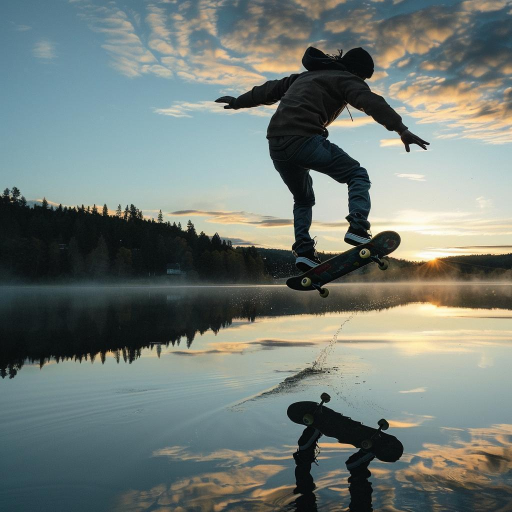
#> input picture evaluate/image.jpg, 1024 x 1024 px (shown at 1/2 size)
$ python -i style_extractor_pure.py   (imports and definitions only)   (older library calls are emulated)
#> lines starting #> are read from the running program, lines starting #| are printed output that depends on the picture
import numpy as np
import cv2
from scipy import fftpack
from scipy.stats import skew, kurtosis
from skimage import feature
import warnings
import os

# [2 lines not run here, left out]


class PureStyleExtractor:
    """
    Extracts 25 technical features
    """

    def __init__(self, device="cpu"):
        self.device = device

    def extract_frequency_features(self, image):
        if len(image.shape) == 3:
            gray = cv2.cvtColor(image, cv2.COLOR_RGB2GRAY)
        else:
            gray = image

        fft = fftpack.fft2(gray)
        fft_shift = fftpack.fftshift(fft)
        magnitude_spectrum = np.abs(fft_shift)
        power_spectrum = magnitude_spectrum ** 2

        h, w = power_spectrum.shape
        center_y, center_x = h // 2, w // 2
        y, x = np.ogrid[:h, :w]
        r = np.sqrt((x - center_x)**2 + (y - center_y)**2).astype(int)

        radial_profile = np.bincount(r.ravel(), power_spectrum.ravel()) / np.bincount(r.ravel())

        features = {
            'high_freq_energy': np.mean(radial_profile[-len(radial_profile)//4:]) if len(radial_profile) > 4 else 0,
            'mid_freq_energy': np.mean(radial_profile[len(radial_profile)//4:len(radial_profile)//2]) if len(radial_profile) > 4 else 0,
            'freq_falloff': np.polyfit(np.log(np.arange(1, min(50, len(radial_profile)))),
                                       np.log(radial_profile[1:min(50, len(radial_profile))] + 1e-10),
                                       1)[0] if len(radial_profile) > 2 else 0,
            'spectral_entropy': -np.sum((radial_profile / (radial_profile.sum() + 1e-10)) *
                                       np.log(radial_profile / (radial_profile.sum() + 1e-10) + 1e-10)),
        }
        return features

    def extract_noise_features(self, image):
        if len(image.shape) == 3:
            gray = cv2.cvtColor(image, cv2.COLOR_RGB2GRAY).astype(float)
        else:
            gray = image.astype(float)

        noise = cv2.Laplacian(gray, cv2.CV_64F)

        features = {
            'noise_variance': np.var(noise),
            'noise_skewness': float(skew(noise.ravel())),
            'noise_kurtosis': float(kurtosis(noise.ravel())),
            'noise_local_var': np.std([np.var(noise[i:i+32, j:j+32])
                                       for i in range(0, gray.shape[0]-32, 32)
                                       for j in range(0, gray.shape[1]-32, 32)]) if gray.shape[0] > 32 and gray.shape[1] > 32 else 0,
        }
        return features

    def extract_color_features(self, image):
        if len(image.shape) != 3:
            return {'color_saturation_var': 0, 'color_correlation_rg': 0,
                   'color_correlation_rb': 0, 'color_correlation_gb': 0,
                   'lab_a_skewness': 0, 'lab_b_skewness': 0}

        hsv = cv2.cvtColor(image, cv2.COLOR_RGB2HSV)
        lab = cv2.cvtColor(image, cv2.COLOR_RGB2LAB)
        r, g, b = image[:,:,0], image[:,:,1], image[:,:,2]

        features = {
            'color_saturation_var': np.var(hsv[:,:,1]),
            'color_correlation_rg': float(np.corrcoef(r.ravel(), g.ravel())[0,1]),
            'color_correlation_rb': float(np.corrcoef(r.ravel(), b.ravel())[0,1]),
            'color_correlation_gb': float(np.corrcoef(g.ravel(), b.ravel())[0,1]),
            'lab_a_skewness': float(skew(lab[:,:,1].ravel())),
            'lab_b_skewness': float(skew(lab[:,:,2].ravel())),
        }
        return features

    def extract_texture_features(self, image):
        if len(image.shape) == 3:
            gray = cv2.cvtColor(image, cv2.COLOR_RGB2GRAY)
        else:
            gray = image

        if gray.shape[0] > 512:
            gray = cv2.resize(gray, (512, 512))

        gray_normalized = ((gray - gray.min()) / (gray.max() - gray.min() + 1e-10) * 255).astype(np.uint8)

        glcm_features = []
        for distance in [1, 3, 5]:
            try:
                glcm = feature.graycomatrix(gray_normalized, [distance], [0], 256, symmetric=True, normed=True)
                contrast = feature.graycoprops(glcm, 'contrast')[0, 0]
                homogeneity = feature.graycoprops(glcm, 'homogeneity')[0, 0]
                energy = feature.graycoprops(glcm, 'energy')[0, 0]
                glcm_features.extend([contrast, homogeneity, energy])
            except:
                glcm_features.extend([0, 0, 0])

        try:
            lbp = feature.local_binary_pattern(gray, P=8, R=1, method='uniform')
            lbp_hist, _ = np.histogram(lbp.ravel(), bins=10, range=(0, 10))
            lbp_hist = lbp_hist.astype(float) / (lbp_hist.sum() + 1e-10)
        except:
            lbp_hist = np.zeros(10)

        features = {
            'glcm_contrast_1': glcm_features[0],
            'glcm_homogeneity_1': glcm_features[1],
            'glcm_energy_1': glcm_features[2],
            'glcm_contrast_3': glcm_features[3],
            'glcm_contrast_5': glcm_features[6],
            'lbp_entropy': -np.sum(lbp_hist * np.log(lbp_hist + 1e-10)),
        }
        return features

    def extract_edge_features(self, image):
        if len(image.shape) == 3:
            gray = cv2.cvtColor(image, cv2.COLOR_RGB2GRAY)
        else:
            gray = image

        edges = cv2.Canny(gray.astype(np.uint8), 50, 150)
        sobelx = cv2.Sobel(gray, cv2.CV_64F, 1, 0, ksize=3)
        sobely = cv2.Sobel(gray, cv2.CV_64F, 0, 1, ksize=3)
        gradient_magnitude = np.sqrt(sobelx**2 + sobely**2)

        features = {
            'edge_density': np.mean(edges > 0),
            'gradient_mean': np.mean(gradient_magnitude),
            'gradient_std': np.std(gradient_magnitude),
            'gradient_skewness': float(skew(gradient_magnitude.ravel())),
            'edge_coherence': np.mean(cv2.dilate(edges, np.ones((3,3))) == edges) if np.any(edges) else 0,
        }
        return features

    def __call__(self, image, normalize=True):
        if image.max() <= 1.0:
            image = (image * 255).astype(np.uint8)
        else:
            image = image.astype(np.uint8)

        freq_features = self.extract_frequency_features(image)
        noise_features = self.extract_noise_features(image)
        color_features = self.extract_color_features(image)
        texture_features = self.extract_texture_features(image)
        edge_features = self.extract_edge_features(image)

        all_features = {**freq_features, **noise_features, **color_features,
                    **texture_features, **edge_features}

        feature_vector = np.array([all_features[k] for k in sorted(all_features.keys())])
        feature_vector = np.nan_to_num(feature_vector, nan=0.0, posinf=1e10, neginf=-1e10)

        if normalize:
            feature_vector = self._normalize_features(feature_vector)

        return feature_vector.astype(np.float32)
    def _normalize_features(self, features):
        # Use hand-tuned constants that generalize across splits (attempting to increase rbustness due to overfitting normalization in the datasets)
        feature_means = np.array([
            0.9, 0.9, 0.9, 8000, 0.5, 0.2, 7e7, 100, 0.5, 400, 0.5, 0.5,
            80, 1.5, 50, 15e6, 0.0, 0.0, 1.5, 10e6, 8, 1500, 0.5, 2000, -5
        ])

        feature_stds = np.array([
            0.1, 0.1, 0.1, 3000, 0.2, 0.1, 5e7, 200, 300, 300, 0.2, 0.2,
            50, 1.0, 30, 12e6, 10, 10, 0.5, 8e6, 10, 1000, 2.0, 1500, 5
        ])

        normalized = (features - feature_means) / (feature_stds + 1e-8)
        normalized = np.clip(normalized, -10, 10)

        return normalized

    def get_feature_names(self):
        dummy = np.zeros((224, 224, 3), dtype=np.uint8)
        freq = self.extract_frequency_features(dummy)
        noise = self.extract_noise_features(dummy)
        color = self.extract_color_features(dummy)
        texture = self.extract_texture_features(dummy)
        edge = self.extract_edge_features(dummy)

        all_features = {**freq, **noise, **color, **texture, **edge}
        return sorted(all_features.keys())

>>> import cv2
>>> picture = cv2.cvtColor(cv2.imread('../evaluate/image.jpg'), cv2.COLOR_BGR2RGB)
>>> result = PureStyleExtractor()(picture)
#> in extract_frequency_features, `radial_profile = np.bincount(r.ravel(), power_spectrum.ravel()) / np.b..`: radial_profile = 725 values, max 1.59e+16 at index 0, min 77841 at index 724, mean 2.23e+13
#> in extract_frequency_features, `features = { 'high_freq_energy': np.mean(radial_profile[-len(radial_pr..`: features = {'high_freq_energy': 7621185.6, 'mid_freq_energy': 142677233.4, 'freq_falloff': -2.62, 'spectral_entropy': 0.105}
#> in __call__, `freq_features = self.extract_frequency_features(image)`: freq_features has the same summary as features in extract_frequency_features
#> in extract_noise_features, `noise = cv2.Laplacian(gray, cv2.CV_64F)`:
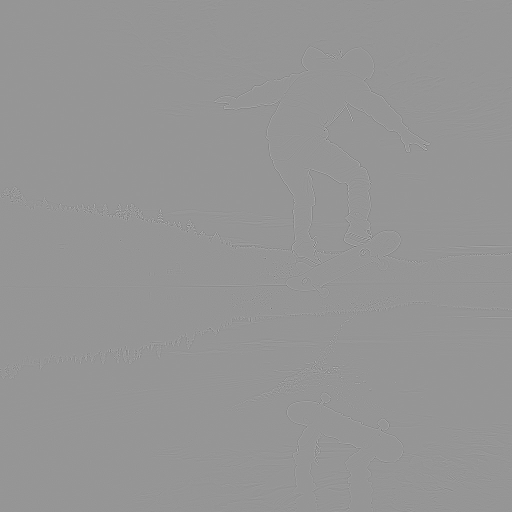
#> noise: shape (1024, 1024) float64 (shown at 1/2 size); min -740, max 520, mean 0; drawn with min black and max white
#> in extract_noise_features, `features = { 'noise_variance': np.var(noise), 'noise_skewness': float(..`: features = {'noise_variance': 511.9, 'noise_skewness': -0.602, 'noise_kurtosis': 61.24, 'noise_local_var': 1192.1}
#> in __call__, `noise_features = self.extract_noise_features(image)`: noise_features has the same summary as features in extract_noise_features
#> in extract_color_features, `hsv = cv2.cvtColor(image, cv2.COLOR_RGB2HSV)`: hsv: shape (1024, 1024, 3); mean H, S, V 69.9, 57.8, 130.2
#> in extract_color_features, `lab = cv2.cvtColor(image, cv2.COLOR_RGB2LAB)`: lab: shape (1024, 1024, 3); mean of channels 0, 1, 2 127, 124, 129.6
#> in extract_color_features, `r, g, b = image[:,:,0], image[:,:,1], image[:,:,2]`:
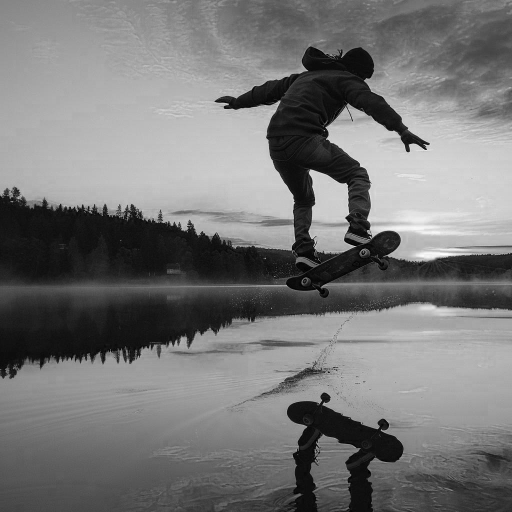
#> b: shape (1024, 1024) (shown at 1/2 size); min 0, max 255, mean 118.6
#> in extract_color_features, `features = { 'color_saturation_var': np.var(hsv[:,:,1]), 'color_correl..`: features = {'color_saturation_var': 1083.9, 'color_correlation_rg': 0.966, 'color_correlation_rb': 0.883, 'color_correlation_gb': 0.973, 'lab_a_skewness': 0.775, 'lab_b_skewness': 1.06}
#> in __call__, `color_features = self.extract_color_features(image)`: color_features has the same summary as features in extract_color_features
#> in extract_texture_features, `gray = cv2.resize(gray, (512, 512))`:
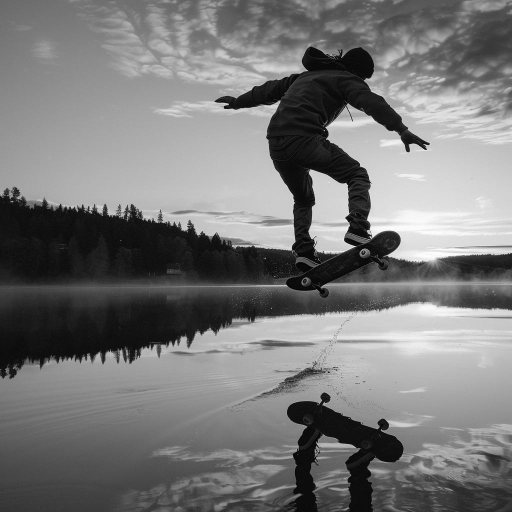
#> gray: shape (512, 512); min 2, max 254, mean 120.5
#> the loop in extract_texture_features, `for distance in [1, 3, 5]:` made 3 passes
#> (contrast, homogeneity, energy) on passes 1 to 3: (116.5, 0.462, 0.0279), (405.6, 0.355, 0.0221), (664.3, 0.296, 0.0194)
#> after the loop in extract_texture_features, `for distance in [1, 3, 5]:`: glcm_features = [116.5, 0.462, 0.0279, 405.6, 0.355, 0.0221, 664.3, 0.296, 0.0194]
#> in extract_texture_features, `lbp = feature.local_binary_pattern(gray, P=8, R=1, method='uniform')`:
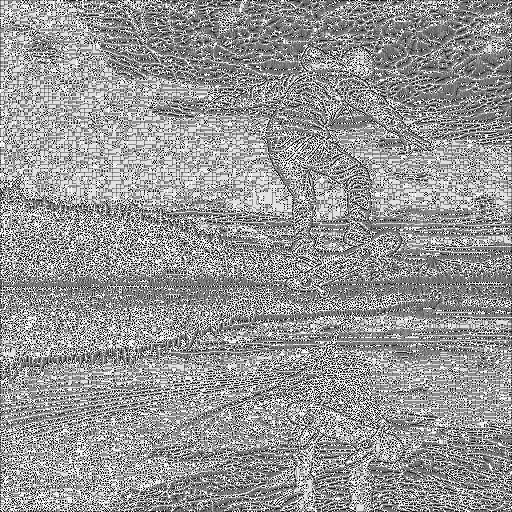
#> lbp: shape (512, 512) float64; min 0, max 9, mean 5.33; drawn with min black and max white
#> in extract_texture_features, `lbp_hist, _ = np.histogram(lbp.ravel(), bins=10, range=(0, 10))`: lbp_hist = [12491, 18945, 9153, 23378, 35478, 41849, 18863, 23483, 45189, 33315]
#> in extract_texture_features, `lbp_hist = lbp_hist.astype(float) / (lbp_hist.sum() + 1e-10)`: lbp_hist = [0.0476, 0.0723, 0.0349, 0.0892, 0.135, 0.16, 0.072, 0.0896, 0.172, 0.127]
#> in extract_texture_features, `features = { 'glcm_contrast_1': glcm_features[0], 'glcm_homogeneity_1'..`: features = {'glcm_contrast_1': 116.5, 'glcm_homogeneity_1': 0.462, 'glcm_energy_1': 0.0279, 'glcm_contrast_3': 405.6, 'glcm_contrast_5': 664.3, 'lbp_entropy': 2.2}
#> in __call__, `texture_features = self.extract_texture_features(image)`: texture_features has the same summary as features in extract_texture_features
#> in extract_edge_features, `edges = cv2.Canny(gray.astype(np.uint8), 50, 150)`:
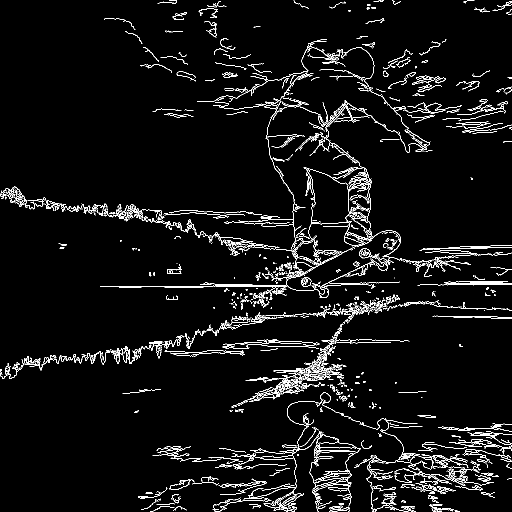
#> edges: shape (1024, 1024) (shown at 1/2 size); 4.4% white in thin lines or dots
#> in extract_edge_features, `sobely = cv2.Sobel(gray, cv2.CV_64F, 0, 1, ksize=3)`:
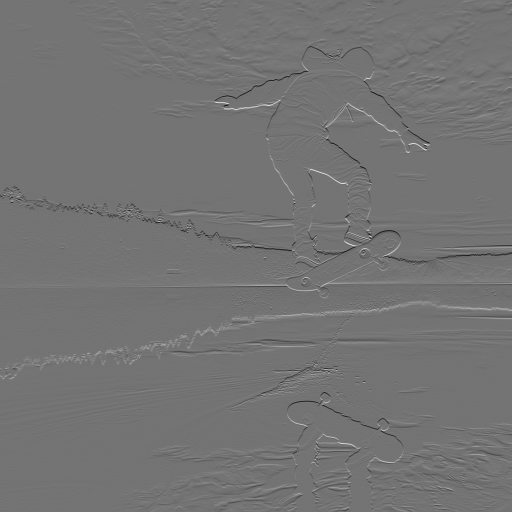
#> sobely: shape (1024, 1024) float64 (shown at 1/2 size); min -795, max 952, mean -0.4; drawn with min black and max white
#> in extract_edge_features, `gradient_magnitude = np.sqrt(sobelx**2 + sobely**2)`:
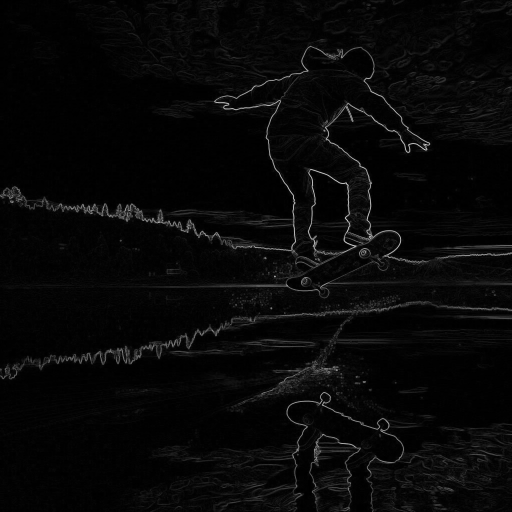
#> gradient_magnitude: shape (1024, 1024) float64 (shown at 1/2 size); min 0, max 977.5, mean 31.1; drawn with min black and max white
#> in extract_edge_features, `features = { 'edge_density': np.mean(edges > 0), 'gradient_mean': np.m..`: features = {'edge_density': 0.0441, 'gradient_mean': 31.09, 'gradient_std': 65.19, 'gradient_skewness': 5.95, 'edge_coherence': 0.91}
#> in __call__, `edge_features = self.extract_edge_features(image)`: edge_features has the same summary as features in extract_edge_features
#> in __call__, `feature_vector = np.array([all_features[k] for k in sorted(all_feature..`: feature_vector = 25 values, max 142677233.4 at index 19, min -2.62 at index 6, mean 6012102.5
#> in _normalize_features, `normalized = (features - feature_means) / (feature_stds + 1e-8)`: normalized = 25 values, max 16.58 at index 19, min -2.36 at index 10, mean 0.952
#> in _normalize_features, `normalized = np.clip(normalized, -10, 10)`: normalized = 25 values, max 10 at index 19, min -2.36 at index 10, mean 0.689
#> in __call__, `feature_vector = self._normalize_features(feature_vector)`: feature_vector has the same summary as normalized in _normalize_features
#> result has the same summary as normalized in _normalize_features
